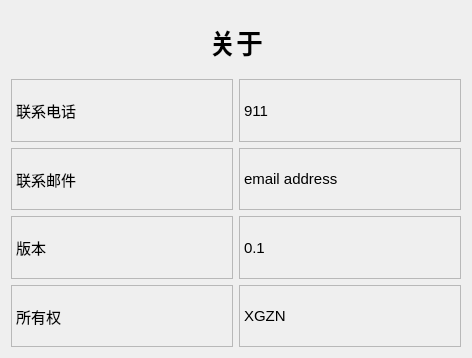
<?xml version="1.0" encoding="UTF-8"?>
<ui version="4.0">
 <class>AboutDialog</class>
 <widget class="QDialog" name="AboutDialog">
  <property name="geometry">
   <rect>
    <x>0</x>
    <y>0</y>
    <width>472</width>
    <height>358</height>
   </rect>
  </property>
  <property name="windowTitle">
   <string>About</string>
  </property>
  <layout class="QGridLayout" name="gridLayout">
   <item row="1" column="1">
    <layout class="QGridLayout" name="gridLayout_2">
     <item row="4" column="0">
      <widget class="QLabel" name="label_6">
       <property name="sizePolicy">
        <sizepolicy hsizetype="Expanding" vsizetype="Expanding">
         <horstretch>0</horstretch>
         <verstretch>0</verstretch>
        </sizepolicy>
       </property>
       <property name="font">
        <font>
         <pointsize>11</pointsize>
        </font>
       </property>
       <property name="autoFillBackground">
        <bool>true</bool>
       </property>
       <property name="frameShape">
        <enum>QFrame::StyledPanel</enum>
       </property>
       <property name="frameShadow">
        <enum>QFrame::Plain</enum>
       </property>
       <property name="lineWidth">
        <number>0</number>
       </property>
       <property name="text">
        <string>版本</string>
       </property>
      </widget>
     </item>
     <item row="2" column="0">
      <widget class="QLabel" name="label_4">
       <property name="sizePolicy">
        <sizepolicy hsizetype="Expanding" vsizetype="Expanding">
         <horstretch>0</horstretch>
         <verstretch>0</verstretch>
        </sizepolicy>
       </property>
       <property name="font">
        <font>
         <pointsize>11</pointsize>
        </font>
       </property>
       <property name="autoFillBackground">
        <bool>true</bool>
       </property>
       <property name="frameShape">
        <enum>QFrame::StyledPanel</enum>
       </property>
       <property name="frameShadow">
        <enum>QFrame::Plain</enum>
       </property>
       <property name="lineWidth">
        <number>0</number>
       </property>
       <property name="text">
        <string>联系电话</string>
       </property>
      </widget>
     </item>
     <item row="2" column="1">
      <widget class="QLabel" name="label_5">
       <property name="sizePolicy">
        <sizepolicy hsizetype="Expanding" vsizetype="Expanding">
         <horstretch>0</horstretch>
         <verstretch>0</verstretch>
        </sizepolicy>
       </property>
       <property name="font">
        <font>
         <pointsize>11</pointsize>
        </font>
       </property>
       <property name="autoFillBackground">
        <bool>true</bool>
       </property>
       <property name="frameShape">
        <enum>QFrame::StyledPanel</enum>
       </property>
       <property name="frameShadow">
        <enum>QFrame::Plain</enum>
       </property>
       <property name="lineWidth">
        <number>0</number>
       </property>
       <property name="text">
        <string>911</string>
       </property>
      </widget>
     </item>
     <item row="5" column="0">
      <widget class="QLabel" name="label_8">
       <property name="sizePolicy">
        <sizepolicy hsizetype="Expanding" vsizetype="Expanding">
         <horstretch>0</horstretch>
         <verstretch>0</verstretch>
        </sizepolicy>
       </property>
       <property name="font">
        <font>
         <pointsize>11</pointsize>
        </font>
       </property>
       <property name="autoFillBackground">
        <bool>true</bool>
       </property>
       <property name="frameShape">
        <enum>QFrame::StyledPanel</enum>
       </property>
       <property name="frameShadow">
        <enum>QFrame::Plain</enum>
       </property>
       <property name="lineWidth">
        <number>0</number>
       </property>
       <property name="text">
        <string>所有权</string>
       </property>
      </widget>
     </item>
     <item row="3" column="0">
      <widget class="QLabel" name="label_2">
       <property name="sizePolicy">
        <sizepolicy hsizetype="Expanding" vsizetype="Expanding">
         <horstretch>0</horstretch>
         <verstretch>0</verstretch>
        </sizepolicy>
       </property>
       <property name="font">
        <font>
         <pointsize>11</pointsize>
        </font>
       </property>
       <property name="autoFillBackground">
        <bool>true</bool>
       </property>
       <property name="frameShape">
        <enum>QFrame::StyledPanel</enum>
       </property>
       <property name="frameShadow">
        <enum>QFrame::Plain</enum>
       </property>
       <property name="lineWidth">
        <number>0</number>
       </property>
       <property name="text">
        <string>联系邮件</string>
       </property>
      </widget>
     </item>
     <item row="3" column="1">
      <widget class="QLabel" name="label_3">
       <property name="sizePolicy">
        <sizepolicy hsizetype="Expanding" vsizetype="Expanding">
         <horstretch>0</horstretch>
         <verstretch>0</verstretch>
        </sizepolicy>
       </property>
       <property name="font">
        <font>
         <pointsize>11</pointsize>
        </font>
       </property>
       <property name="autoFillBackground">
        <bool>true</bool>
       </property>
       <property name="frameShape">
        <enum>QFrame::StyledPanel</enum>
       </property>
       <property name="frameShadow">
        <enum>QFrame::Plain</enum>
       </property>
       <property name="lineWidth">
        <number>0</number>
       </property>
       <property name="text">
        <string>email address</string>
       </property>
      </widget>
     </item>
     <item row="4" column="1">
      <widget class="QLabel" name="label_7">
       <property name="sizePolicy">
        <sizepolicy hsizetype="Expanding" vsizetype="Expanding">
         <horstretch>0</horstretch>
         <verstretch>0</verstretch>
        </sizepolicy>
       </property>
       <property name="font">
        <font>
         <pointsize>11</pointsize>
        </font>
       </property>
       <property name="autoFillBackground">
        <bool>true</bool>
       </property>
       <property name="frameShape">
        <enum>QFrame::StyledPanel</enum>
       </property>
       <property name="frameShadow">
        <enum>QFrame::Plain</enum>
       </property>
       <property name="lineWidth">
        <number>0</number>
       </property>
       <property name="text">
        <string>0.1</string>
       </property>
      </widget>
     </item>
     <item row="5" column="1">
      <widget class="QLabel" name="label_9">
       <property name="sizePolicy">
        <sizepolicy hsizetype="Expanding" vsizetype="Expanding">
         <horstretch>0</horstretch>
         <verstretch>0</verstretch>
        </sizepolicy>
       </property>
       <property name="font">
        <font>
         <pointsize>11</pointsize>
        </font>
       </property>
       <property name="autoFillBackground">
        <bool>true</bool>
       </property>
       <property name="frameShape">
        <enum>QFrame::StyledPanel</enum>
       </property>
       <property name="frameShadow">
        <enum>QFrame::Plain</enum>
       </property>
       <property name="lineWidth">
        <number>0</number>
       </property>
       <property name="text">
        <string>XGZN</string>
       </property>
      </widget>
     </item>
     <item row="1" column="0" colspan="2">
      <widget class="QLabel" name="label">
       <property name="sizePolicy">
        <sizepolicy hsizetype="Expanding" vsizetype="Expanding">
         <horstretch>0</horstretch>
         <verstretch>0</verstretch>
        </sizepolicy>
       </property>
       <property name="font">
        <font>
         <pointsize>20</pointsize>
         <weight>75</weight>
         <bold>true</bold>
        </font>
       </property>
       <property name="autoFillBackground">
        <bool>true</bool>
       </property>
       <property name="frameShape">
        <enum>QFrame::Box</enum>
       </property>
       <property name="frameShadow">
        <enum>QFrame::Plain</enum>
       </property>
       <property name="lineWidth">
        <number>0</number>
       </property>
       <property name="text">
        <string>关于</string>
       </property>
       <property name="alignment">
        <set>Qt::AlignCenter</set>
       </property>
      </widget>
     </item>
    </layout>
   </item>
  </layout>
 </widget>
 <resources/>
 <connections/>
</ui>
